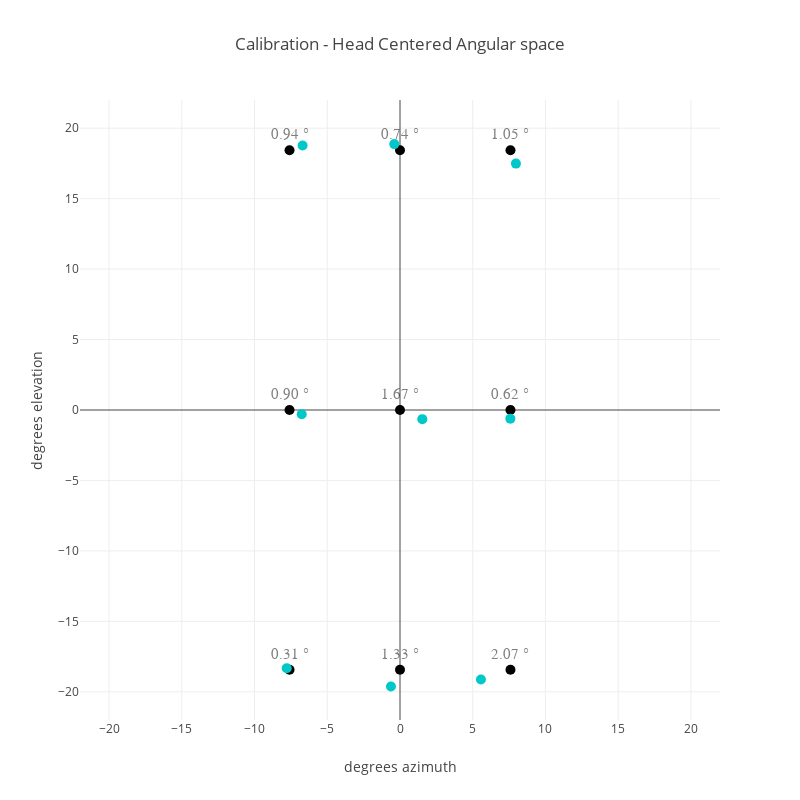

Write notebook code for a chart like this one.
### Markdown cell above
### Beautiful!  Lets plot it

### Code cell
width = 800
height = 800

pts = range(0,9)
# pts = range(9,18)
# pts = range(18,26)

labels = calibStatsDF[('calErr2D','mean')].iloc[pts].values
labels = ['%1.2f &deg;'%(l) for l in labels]

# The calibration points to show


calibPoints = go.Scatter(x=calibStatsDF[('calibAzimuthDeg','mean')].iloc[pts],
                         y=calibStatsDF[('calibElevationDeg','mean')].iloc[pts],
                         mode='markers+text',
                         marker={'color': 'rgb(0,0,0)', 'size': 10},
                         text = labels,
                         textposition='top',
                         textfont=dict(
                             family='Trebuchet MS',
                             size=15,
                             color=('rgba(0,0,0,0.5)')),
                        )



eihPoints = go.Scatter(x=calibStatsDF[('eihAzimuthDeg','mean')].iloc[pts],
                       y=calibStatsDF[('eihElevationDeg','mean')].iloc[pts],
                       mode='markers',
                       marker={'color': 'rgb(0,200,200)', 'size': 10},) 


layout = go.Layout(title='Calibration - Head Centered Angular space',
                   width=width,
                   height=height,
                   showlegend=False,
                   xaxis=dict(range=[-22,22], title='degrees azimuth'),
                   yaxis=dict(range=[-22,22], title='degrees elevation'),
                   scene=go.Scene(aspectmode='manual',
                                  aspectratio=dict(x=1, y=1),
                                 ),
                   margin=go.Margin(t=100),
                   hovermode='closest')

data = [calibPoints,eihPoints]
fig=go.Figure(data=data,layout=layout)

iplot(fig)

### Figure 1 — Plotly figure (JSON) as saved in the notebook; plotly's stock layout.template omitted (floating-point values rounded to 4 significant figures)
{"data": [{"marker": {"color": "rgb(0,0,0)", "size": 10}, "mode": "markers+text", "text": ["0.31 &deg;", "1.33 &deg;", "2.07 &deg;", "0.90 &deg;", "1.67 &deg;", "0.62 &deg;", "0.94 &deg;", "0.74 &deg;", "1.05 &deg;"], "textfont": {"color": "rgba(0,0,0,0.5)", "family": "Trebuchet MS", "size": 15}, "textposition": "top", "type": "scatter", "x": [-7.595, 0, 7.595, -7.595, 0, 7.595, -7.595, 0, 7.595], "y": [-18.43, -18.43, -18.43, 0, 0, 0, 18.43, 18.43, 18.43]}, {"marker": {"color": "rgb(0,200,200)", "size": 10}, "mode": "markers", "type": "scatter", "x": [-7.788, -0.6224, 5.564, -6.757, 1.534, 7.587, -6.696, -0.3945, 7.97], "y": [-18.32, -19.62, -19.12, -0.2997, -0.6481, -0.6123, 18.77, 18.87, 17.49]}], "layout": {"height": 800, "hovermode": "closest", "margin": {"t": 100}, "scene": {"aspectmode": "manual", "aspectratio": {"x": 1, "y": 1}}, "showlegend": false, "title": "Calibration - Head Centered Angular space", "width": 800, "xaxis": {"range": [-22, 22], "title": "degrees azimuth"}, "yaxis": {"range": [-22, 22], "title": "degrees elevation"}}}
